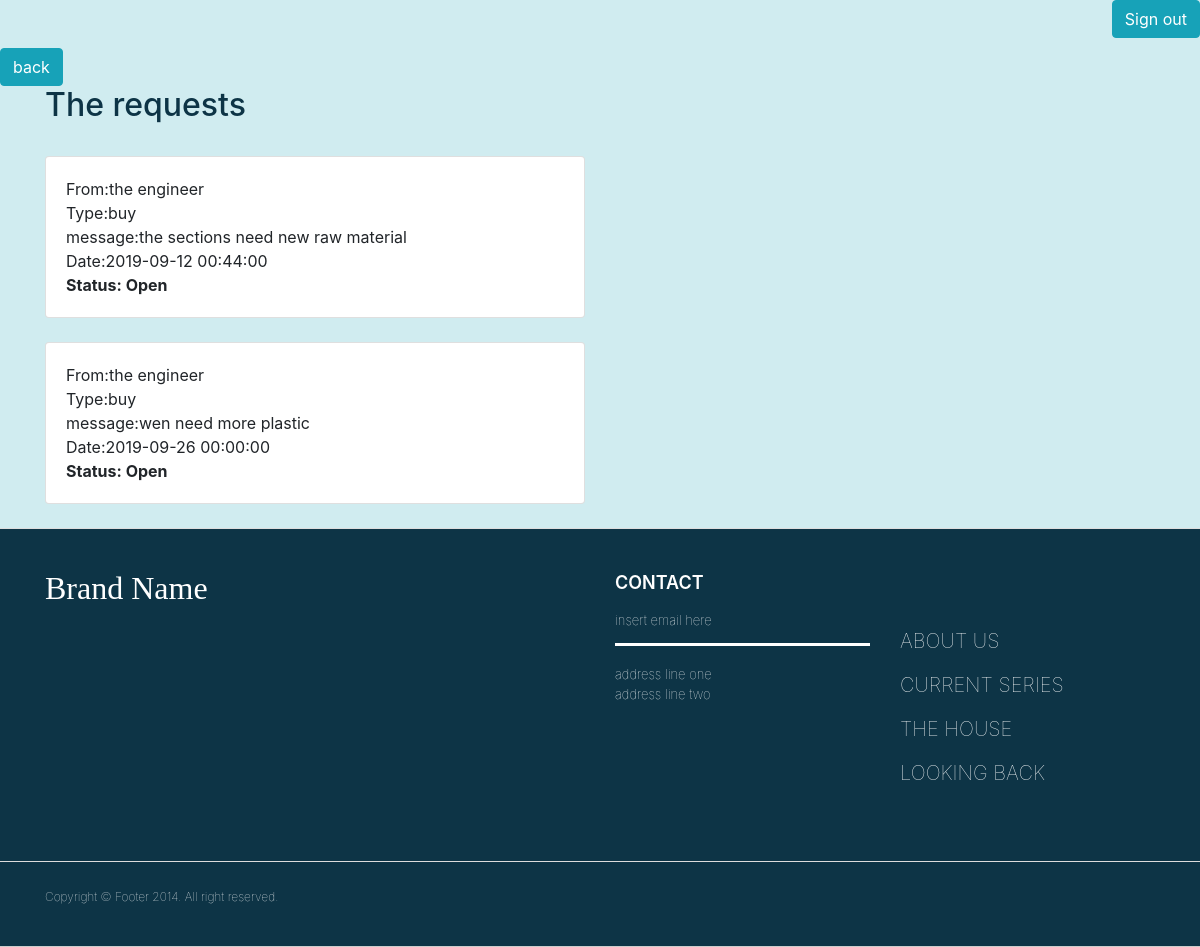
The app's page /replyDic.php, older data.
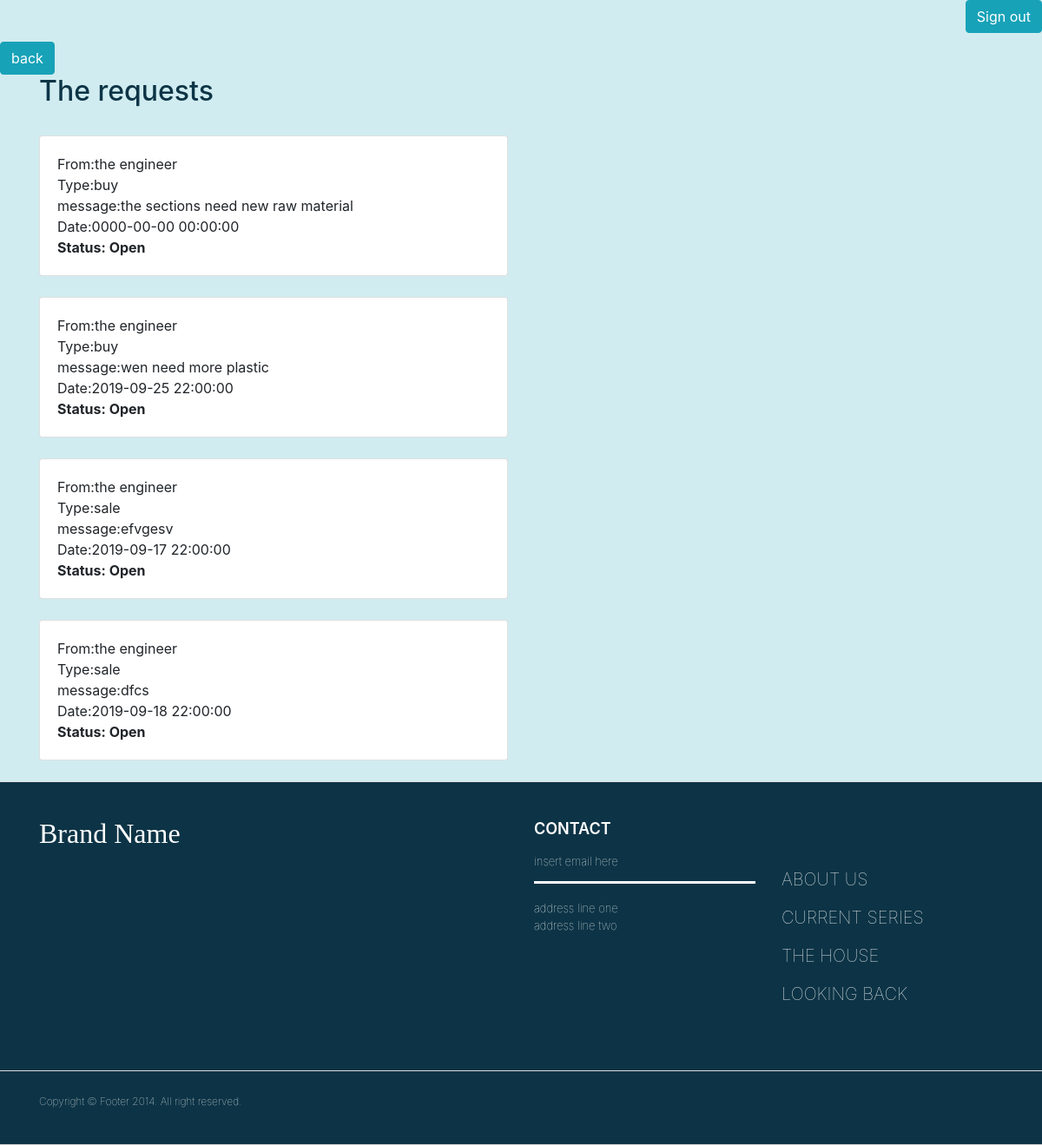
The same page, newer data.
### tables this page shows
CREATE TABLE `requests` (
  `request_id` int(12) NOT NULL,
  `request_type` enum('buy','sale','pay') NOT NULL,
  `request_message` varchar(250) NOT NULL,
  `request_date` timestamp NOT NULL DEFAULT current_timestamp(),
  `fk_user_from` int(11) NOT NULL,
  `request_status` enum('Open','Accepted','Dismissed','') NOT NULL
);

CREATE TABLE `users` (
  `user_id` int(12) NOT NULL,
  `fullname` varchar(200) NOT NULL,
  `date_of_birth` date NOT NULL,
  `email` varchar(200) NOT NULL,
  `password` varchar(200) NOT NULL,
  `telefon` varchar(200) NOT NULL,
  `address` varchar(200) NOT NULL,
  `gender` enum('f','m') NOT NULL,
  `status` enum('Married','single') NOT NULL,
  `children` varchar(200) NOT NULL,
  `nationality` varchar(200) NOT NULL,
  `education` varchar(200) NOT NULL,
  `date_of_start` timestamp NOT NULL DEFAULT current_timestamp() ON UPDATE current_timestamp(),
  `role` varchar(200) NOT NULL
);

### replyDic.php (the view, shortened to what this page needs)
<?php
require 'db.php';
?>
<!DOCTYPE html>
<html lang="en">
<head>
<?php require 'header.php'; ?>
</head>
<body class="body">
<?php require 'nav.php'; ?>
<a href="managerpage.php"><button type='button' class='btn btn-info'>back</button></a>
<div class="container">
 <h2 style="color: #0d3446" >The requests </h2><br>
<?php
$sql = "SELECT * FROM requests
JOIN users ON fk_user_from=user_id WHERE role='eng'";
$result = mysqli_query($conn,$sql);
if($result->num_rows > 0){
  while($row = $result->fetch_assoc()){?>
<div class="row">
    <div class="col-sm-6">
        <div class="card">
            <div class="card-body">
               <span>From:</span><?php echo $row['fullname'];?><br>
                <span>Type:</span><?php echo $row['request_type'];?><br>
                <span>message:</span><?php echo $row['request_message'];?><br>
                <span>Date:</span><?php echo $row['request_date'];?><br>
                <strong>Status: <?php echo $row['request_status'];?></strong><br>
                </div>
        </div>
                <br>
    </div>
</div>
  <?php
}
}
?>
</div>
<?php require 'footer.php'; ?>
</body>
</html>

Row changes from the older to the newer data that the page shows:
changed requests "the sections need new raw material": request_date "2019-09-12 00:44:00" → "0000-00-00 00:00:00"
changed requests "wen need more plastic": request_date "2019-09-26 00:00:00" → "2019-09-25 22:00:00"
added requests: fk_user_from.fullname "the engineer", request_type "sale", request_message "efvgesv", request_date "2019-09-17 22:00:00", request_status "Open"
added requests: fk_user_from.fullname "the engineer", request_type "sale", request_message "dfcs", request_date "2019-09-18 22:00:00", request_status "Open"
